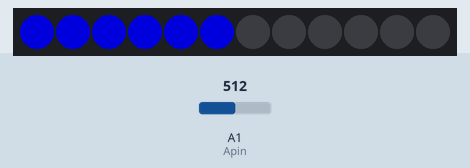
Recording of a sketch running on a simulated Arduino Uno, built with avr-gcc and run on an emulated ATmega328P. On the bench: 12 RGB LEDs in strip order, left to right. The test bench sets the inputs (shaded band); at power-on: A1 (Apin) = 512. Dim RGB values are drawn brighter than linear; the strip is taken to match the declared colour order.

Above: at 1.8 s.
1.9 s: A1 (Apin) set to 84
At 2.9 s:
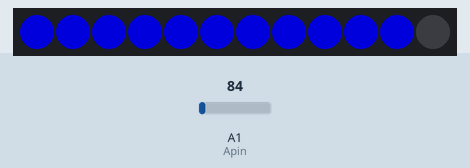
3.5 s: A1 (Apin) set to 72
At 5.0 s:
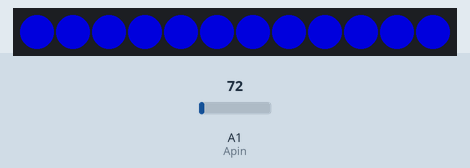
5.5 s: A1 (Apin) set to 1023
At 6.8 s:
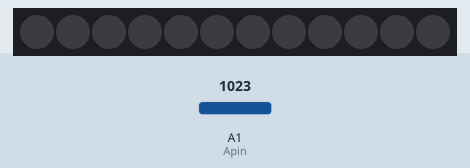
7.5 s: A1 (Apin) set to 953
9.2 s: A1 (Apin) set to 938
At 11.2 s:
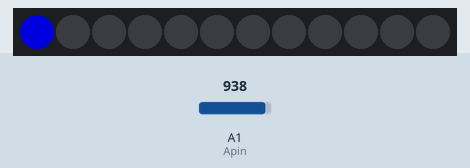
11.5 s: A1 (Apin) set to 0
At 13.1 s:
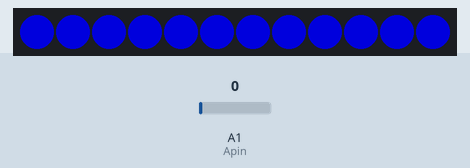
Timing chart, 0 to 14.5 s (numbered marks = the images above; inputs shaded):
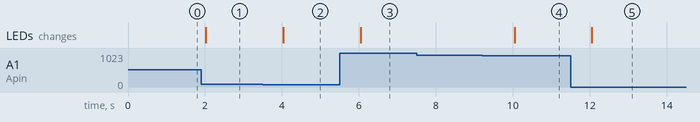

Measured:
- the behaviour switches between 76 and 75 on A1 (Apin) (found by bisection; images 1 and 2)
- the behaviour switches between 945 and 944 on A1 (Apin) (found by bisection; images 3 and 4)
- after the input at 1.9 s, the LEDs: change after 0.12 s (image 1)
- after the input at 3.5 s, the LEDs: change after 0.53 s (image 2)
- after the input at 5.5 s, the LEDs: change after 0.54 s (image 3)
- after the input at 7.5 s, every drawn part: stays the same
- after the input at 9.2 s, the LEDs: change after 0.85 s (image 4)
- after the input at 11.5 s, the LEDs: change after 0.56 s (image 5)

The sketch:

Hum_gauge_with_NeoPixel.ino
```cpp
#include <Adafruit_NeoPixel.h>

#define PIN   5          //Pin to which Pixels are connected
#define NUMPIXELS     12 //Number of Pixels

Adafruit_NeoPixel pixels = Adafruit_NeoPixel(NUMPIXELS, PIN, NEO_RGB + NEO_KHZ800);

const int Apin = A1;//Analog pin to which the sensor is connected
int val = 0;

void setup()
{
   pixels.begin();// This initializes the NeoPixel library
}

void loop() {
  int val = analogRead(Apin); // This read value from the analog pin

  int Pixels2Light = map(val, 1023, 75, 0, NUMPIXELS);

  // First, clear the existing led values
  pixels.clear();

  for (int i = -1; i < Pixels2Light; i++) {
    //pixels.Color takes RGB values, from 0,0,0 up to 255,255,255
    pixels.setPixelColor(i, pixels.Color(0, 0, 150));
    pixels.show();// This sends the updated pixel color to the hardware
  }
  delay(1000);
}
```
